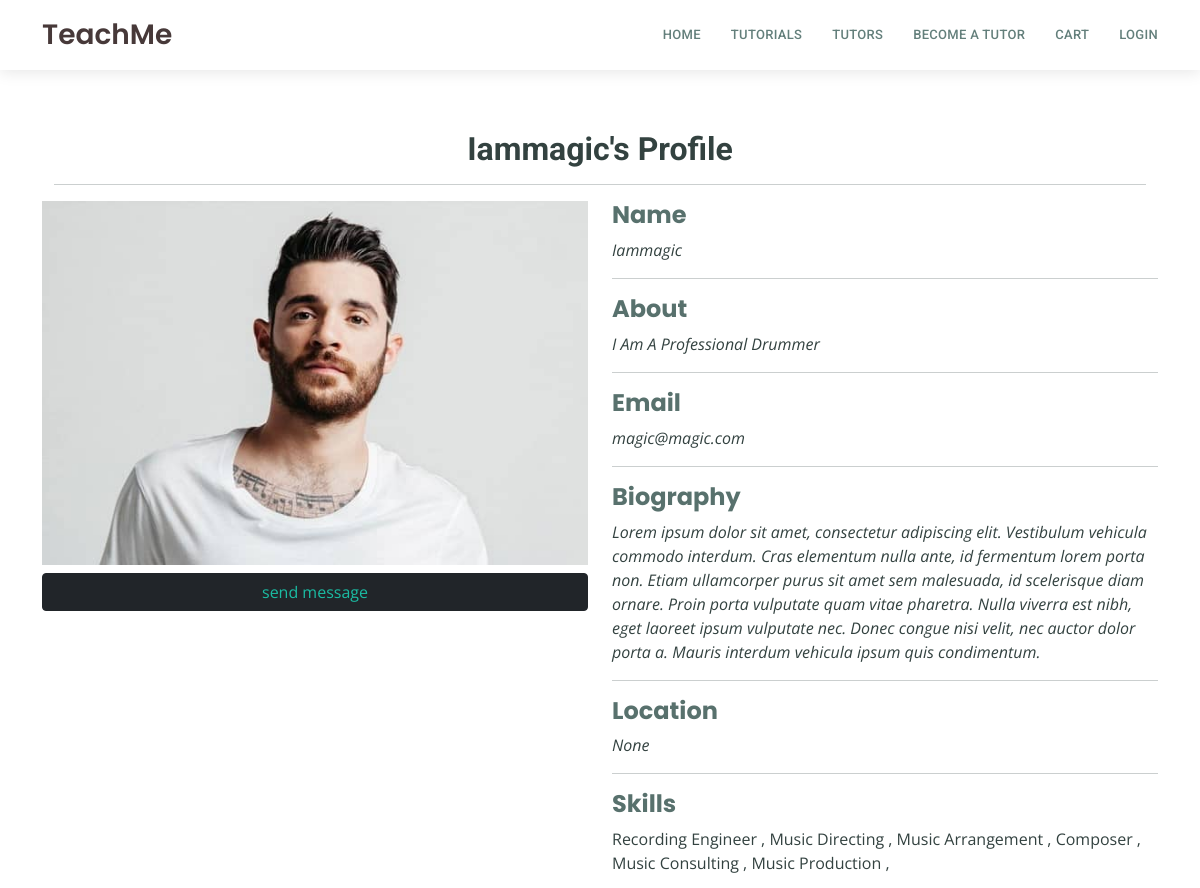
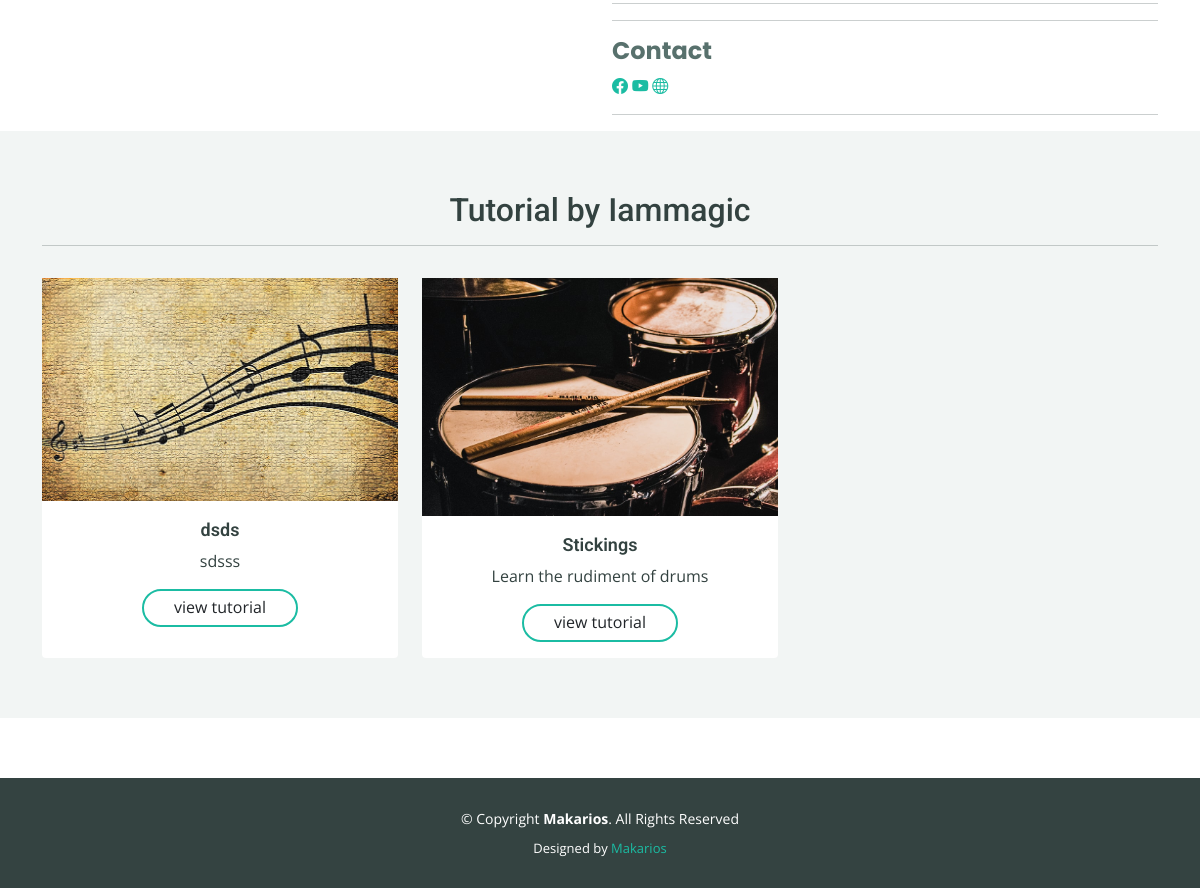
The app's page /users/singleProfile/d8d5c89a-e05d-44fd-87cf-f62157deeb5b/ with its own data (2 pictures, top to bottom).
### users/models.py (models this page shows, shortened)
class Profile(models.Model):
    user = models.OneToOneField(User, on_delete=models.CASCADE, null=True, blank=True)
    name = models.CharField(max_length=200, blank=True, null=True)
    email = models.EmailField(max_length=300, blank=True, null=True)
    username = models.CharField(max_length=200, blank=True, null=True)
    intro = models.CharField(max_length=500, blank=True, null=True)
    biography = models.TextField(blank=True, null=True)
    skills = models.ManyToManyField('skill', blank=True )
    other_skill = models.CharField(max_length=500, blank=True, null=True)
    location = models.CharField(max_length=200, blank=True, null=True)
    image = models.ImageField(blank =True, null= True, upload_to = 'profiles/', default = 'profiles/defaultP.jpeg')
    instagram_link = models.CharField(max_length=200, blank=True, null=True)
    facebook_link = models.CharField(max_length=200, blank=True, null=True)
    linkedin_link = models.CharField(max_length=200, blank=True, null=True)
    youtube_link = models.CharField(max_length=200, blank=True, null=True)
    website_link = models.CharField(max_length=200, blank=True, null=True)
    id = models.UUIDField(default=uuid.uuid4, unique=True, primary_key=True, editable=False)

class Skill(models.Model):
    name = models.CharField(max_length=200, )
    created = models.DateTimeField(auto_now_add=True)
    id = models.UUIDField(default=uuid.uuid4, unique=True, primary_key=True, editable=False)

### project/models.py (models this page shows, shortened)
class Tutorial(models.Model):
    INSTRUMENT = (
        ('drums', 'Drums'),
        ('piano', 'Piano'),
        ('bass',  'Bass Guitar'),
        ('guitar', ' Guitar'),
        ('sax', 'Saxophone'),
        ('percusion', 'Percusion'),
        ('singing', 'Vocal Coach'),
    )
    owner = models.ForeignKey(Profile, on_delete=models.SET_NULL, null=True, blank=True)
    name = models.CharField(max_length=200, blank=False, null=False)
    description = models.TextField(blank=False, null=False)
    image = models.ImageField(null=True, blank=True, default = 'default.jpg')
    specialty = models.CharField(max_length=100, null=True, blank=True, choices= INSTRUMENT)
    price = models.DecimalField(max_digits=6, decimal_places=2, null=True, blank=True)
    tags = models.ManyToManyField('Tag', blank=True)
    totalVote = models.IntegerField(default=0, )
    created = models.DateTimeField(auto_now_add=True)
    id = models.UUIDField(default=uuid.uuid4, unique=True, primary_key=True, editable=False)
    class Meta:
        ordering = ['-created']

### users/views.py (the view)
# urls.py: path('singleProfile/<str:pk>/', views.singleProfile, name='singleProfile'),
def singleProfile(request, pk):
    profile = Profile.objects.get(id=pk)
    skills = profile.skills.all()
    context = { 'profile':profile, 'skills':skills, }
    return render(request, 'users/singleProfile.html', context)

### users/templates/users/singleProfile.html (shortened to what this page needs)
{% extends 'index.html' %}
{% block content %}
{% include 'navbar.html' %}
<section id="about" class="about">
    <div class="container">
      <div class="container text-center">
        <h2><b>  {{profile.name|title}}'s Profile </b></h2> <hr>
      </div>
      <div class="row">
        <div class="col-lg-6">
          <img src="{{profile.image.url}}" class="img-fluid" alt="">
          {% if request.user.profile == profile %}
          <p>You can not send yourself a message, but can send other tutors</p>
          {% else %}
          <div class="btn btn-large btn-dark mt-2 d-grid"><a href=" {% url 'sendMessage' profile.pk %} ">send message</a></div>
          {% endif %}
        </div>
        <div class="col-lg-6 pt-4 pt-lg-0 content">
          <h3> <strong>Name</strong></h3>
          <p class="fst-italic"> {{profile.name|title}} </p> <hr>
          <h3> <strong>About</strong></h3>
          <p class="fst-italic"> {{profile.intro|title}} </p> <hr>
          <h3> <strong>Email</strong></h3>
          <p class="fst-italic"> {{profile.email}} </p> <hr>
          <h3> <strong>Biography</strong></h3>
          <p class="fst-italic"> {{profile.biography}} </p> <hr>
          <h3> <strong>Location</strong></h3>
          <p class="fst-italic"> {{profile.location|title}} </p> <hr>
          <h3> <strong>Skills</strong></h3>
          {% for skill in skills %}
            {{skill.name|title}} ,
          {% endfor %}
          <hr>
           <hr>
          <div class="social">
            <h3> <strong>Contact</strong></h3>
            {% if profile.facebook_link  %}
              <a href="{{profile.facebook_link}}"><i class="bi bi-facebook"></i></a>
            {% endif %}
            {% if profile.youtube_link %}
              <a href="{{profile.youtube_link}}"><i class="bi bi-youtube"></i></a>
            {% endif %}
            {% if profile.website_link %}
              <a href="{{profile.website_link }}"><i class="bi bi-globe"></i>
              </i></a>
            {% endif %}
            </div> <hr>
          </div>
        </div>
    </div>
    <section class="more-services section-bg">
        <div class="container text-center">
            <h2> Tutorial by {{profile.name|title}} </h2> <hr>
          <div class="row">
            {% for tutorial in profile.tutorial_set.all %}
            <div class="col-lg-4 col-md-6 d-flex align-items-stretch mb-5 mb-lg-0 mt-3">
              <div class="card">
                <a href=""><img src="{{tutorial.image.url}}" class="card-img-top" alt="..."></a>
                <div class="card-body">
                  <h5 class="card-title"><a href="">{{tutorial.name}}</a></h5>
                  <p class="card-text">{{tutorial.description}}</p>
                  <a href="{% url 'singleTutorial' tutorial.id  %}" class="btn">view tutorial</a>
                </div>
              </div>
            </div>
            {% endfor %}
          </div>
        </div>
    </section>
</section>
  {% include 'footer.html' %}
{% endblock %}

### templates/index.html (shortened to what this page needs)
{% load static %}
<!DOCTYPE html>
<html lang="en">
<head>
  <link href="{% static 'vendor/animate.css/animate.min.css' %}" rel="stylesheet">
  <link href="{% static 'vendor/bootstrap/css/bootstrap.min.css' %}" rel="stylesheet">
  <link href="{% static 'vendor/bootstrap-icons/bootstrap-icons.css' %}" rel="stylesheet">
  <link href="{% static 'vendor/boxicons/css/boxicons.min.css' %}" rel="stylesheet">
  <link href="{% static 'vendor/glightbox/css/glightbox.min.css' %}" rel="stylesheet">
  <link href="{% static 'vendor/swiper/swiper-bundle.min.css' %}" rel="stylesheet">
  <link href="https://cdn.jsdelivr.net/npm/bootstrap@5.1.3/dist/css/bootstrap.min.css" rel="stylesheet">
  <link href="{% static 'css/style.css' %}" rel="stylesheet">
</head>
<body>
    {% block content %}{% endblock %}
</body>
</html>

### templates/navbar.html (shortened to what this page needs)
<header id="header" class="d-flex align-items-center">
  <div class="container d-flex align-items-center justify-content-between">
    <div class="logo">
      <h1 class="text-light" "><a href="{% url 'homepage' %}"><span style="color: rgb(71, 57, 57);">TeachMe</span></a></h1>
    </div>
    <nav id="navbar" class="navbar">
      <ul>
        {% if request.user.is_authenticated  %}
        <li><a class="nav-link scrollto" href="{% url 'tutorials' %}">Tutorials</a></li>
        <li><a class="nav-link scrollto" href="{% url 'profile' %}">Tutors</a></li>
        <li><a class="nav-link scrollto" href="{% url 'createAccount' %}">My Account</a></li>
        <li><a class="nav-link scrollto" href=" {% url 'inboxMessage' %} ">Inbox</a></li>
        <li><a class="nav-link scrollto" href="">Cart</a></li>
        <li><a class="nav-link scrollto" href="{% url 'userLogout' %}">Logout</a></li>
        {% else %}
        <li><a class="nav-link scrollto" href="{% url 'homepage' %}">Home</a></li>
        <li><a class="nav-link scrollto" href="{% url 'tutorials' %}">Tutorials</a></li>
        <li><a class="nav-link scrollto" href="{% url 'profile' %}"> Tutors</a></li>
        <li><a class="nav-link scrollto" href="{% url 'becomeTutor' %}">Become A Tutor</a></li>
        <li><a class="nav-link scrollto" href="">Cart</a></li>
        <li><a class="nav-link scrollto" href="{% url 'userLogin' %}">Login</a></li>
        {% endif %}
      </ul>
    </nav>
</div>
</header>

### templates/footer.html
<footer id="footer">
  <div class="container">
    <div class="copyright">
      &copy; Copyright <strong><span>Makarios</span></strong>. All Rights Reserved
    </div>
    <div class="credits">
      Designed by <a href=" ">Makarios</a>
    </div>
  </div>
</footer>

### static/css/style.css (style rules this page uses)
body { font-family: "Open Sans", sans-serif; color: #334240; }
a { text-decoration: none; color: #1bbca3; }
h1, h2, h3, h4, h5, h6 { font-family: "Roboto", sans-serif; }
#header { height: 70px; z-index: 997; transition: all 0.5s; background: #fff; box-shadow: 0px 2px 15px rgba(0, 0, 0, 0.1); }
#header .logo h1 { font-size: 28px; margin: 0; padding: 10px 0; line-height: 1; font-weight: 400; }
#header .logo h1 a, #header .logo h1 a:hover { color: #425451; text-decoration: none; font-family: "Poppins", sans-serif; font-weight: 600; }
.navbar { padding: 0; }
.navbar ul { margin: 0; padding: 0; display: flex; list-style: none; align-items: center; }
.navbar li { position: relative; }
.navbar a, .navbar a:focus { display: flex; align-items: center; justify-content: space-between; padding: 10px 0 10px 30px; font-family: "Roboto", sans-serif; font-size: 13px; font-weight: 500; color: #637f7b; white-space: nowrap; transition: 0.3s; letter-spacing: 0.3px; text-transform: uppercase; }
section { padding: 60px 0; }
.section-bg { background-color: #f2f5f4; }
.about .content h3 { font-weight: 500; font-size: 24px; color: #58716d; font-family: "Poppins", sans-serif; }
.more-services img { border-radius: 0; }
.more-services .card { border: 0; text-align: ceneter; }
.more-services .card-body { -moz-text-align-last: center; text-align-last: center; }
.more-services .card-title a { font-weight: 600; font-size: 18px; color: #334240; transition: ease-in-out 0.3s; }
.more-services .btn { border-radius: 50px; padding: 4px 30px 6px 30px; border: 2px solid #1bbca3; }
#footer { background: #344341; padding: 0 0 30px 0; color: #fff; font-size: 14px; }
#footer .copyright { text-align: center; padding-top: 30px; }
#footer .credits { padding-top: 10px; text-align: center; font-size: 13px; color: #fff; }
html { height: 100%; }
body { height: 100%; margin: 0; background-repeat: no-repeat; background-attachment: fixed; }

### records on screen
Profile: name "Iammagic", image (picture), intro "I Am A Professional Drummer", email "magic@magic.com", biography "Lorem ipsum dolor sit amet, consectetur adipiscing elit. Vestibulum vehicula commodo interdum. Cras elementum nulla ante, id fermentum lorem porta non. Etiam ullamcorper purus sit amet sem malesuada, id scelerisque diam ornare. Proin porta vulputate quam vitae pharetra. Nulla viverra est nibh, eget laoreet ipsum vulputate nec. Donec congue nisi velit, nec auctor dolor porta a. Mauris interdum vehicula ipsum quis condimentum.", location "None"
Skill: name "Recording Engineer"
Skill: name "Music Directing"
Skill: name "Music Arrangement"
Skill: name "Composer"
Skill: name "Music Consulting"
Skill: name "Music Production"
Tutorial: image (placeholder picture), name "dsds", description "sdsss"
Tutorial: image (picture), name "Stickings", description "Learn the rudiment of drums"
